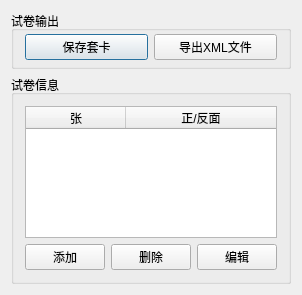
<?xml version="1.0" encoding="UTF-8"?>
<ui version="4.0">
 <class>CardSetDlg</class>
 <widget class="QDialog" name="CardSetDlg">
  <property name="geometry">
   <rect>
    <x>0</x>
    <y>0</y>
    <width>275</width>
    <height>295</height>
   </rect>
  </property>
  <property name="windowTitle">
   <string>CardSetDlg</string>
  </property>
  <layout class="QGridLayout" name="gridLayout_3">
   <item row="0" column="0">
    <widget class="QGroupBox" name="groupBox_2">
     <property name="sizePolicy">
      <sizepolicy hsizetype="Preferred" vsizetype="Fixed">
       <horstretch>0</horstretch>
       <verstretch>0</verstretch>
      </sizepolicy>
     </property>
     <property name="title">
      <string>试卷输出</string>
     </property>
     <layout class="QGridLayout" name="gridLayout">
      <property name="topMargin">
       <number>3</number>
      </property>
      <property name="bottomMargin">
       <number>6</number>
      </property>
      <item row="0" column="0">
       <widget class="QPushButton" name="saveFileBtn">
        <property name="minimumSize">
         <size>
          <width>80</width>
          <height>23</height>
         </size>
        </property>
        <property name="text">
         <string>保存套卡</string>
        </property>
       </widget>
      </item>
      <item row="0" column="1">
       <widget class="QPushButton" name="importXMLBtn">
        <property name="minimumSize">
         <size>
          <width>80</width>
          <height>23</height>
         </size>
        </property>
        <property name="text">
         <string>导出XML文件</string>
        </property>
       </widget>
      </item>
     </layout>
    </widget>
   </item>
   <item row="1" column="0">
    <widget class="QGroupBox" name="groupBox">
     <property name="title">
      <string>试卷信息</string>
     </property>
     <layout class="QGridLayout" name="gridLayout_2">
      <item row="0" column="0" colspan="3">
       <widget class="QTableWidget" name="tableWidget">
        <property name="layoutDirection">
         <enum>Qt::LeftToRight</enum>
        </property>
        <property name="editTriggers">
         <set>QAbstractItemView::NoEditTriggers</set>
        </property>
        <property name="dragDropMode">
         <enum>QAbstractItemView::NoDragDrop</enum>
        </property>
        <property name="selectionBehavior">
         <enum>QAbstractItemView::SelectRows</enum>
        </property>
        <attribute name="horizontalHeaderStretchLastSection">
         <bool>true</bool>
        </attribute>
        <attribute name="verticalHeaderVisible">
         <bool>false</bool>
        </attribute>
        <attribute name="verticalHeaderCascadingSectionResizes">
         <bool>true</bool>
        </attribute>
        <attribute name="verticalHeaderHighlightSections">
         <bool>false</bool>
        </attribute>
        <column>
         <property name="text">
          <string>张</string>
         </property>
        </column>
        <column>
         <property name="text">
          <string>正/反面</string>
         </property>
        </column>
       </widget>
      </item>
      <item row="1" column="2">
       <widget class="QPushButton" name="editBtn">
        <property name="text">
         <string>编辑</string>
        </property>
       </widget>
      </item>
      <item row="1" column="1">
       <widget class="QPushButton" name="deleteBtn">
        <property name="text">
         <string>删除</string>
        </property>
       </widget>
      </item>
      <item row="1" column="0">
       <widget class="QPushButton" name="addBtn">
        <property name="text">
         <string>添加</string>
        </property>
       </widget>
      </item>
     </layout>
    </widget>
   </item>
  </layout>
 </widget>
 <layoutdefault spacing="6" margin="11"/>
 <resources/>
 <connections/>
</ui>
